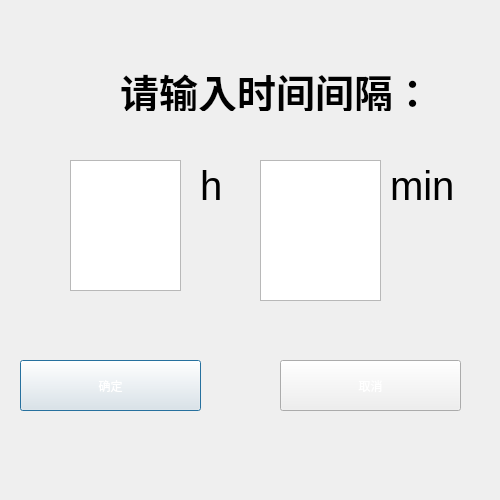
<?xml version="1.0" encoding="UTF-8"?>
<ui version="4.0">
 <class>Set_interval</class>
 <widget class="QDialog" name="Set_interval">
  <property name="geometry">
   <rect>
    <x>0</x>
    <y>0</y>
    <width>500</width>
    <height>500</height>
   </rect>
  </property>
  <property name="windowTitle">
   <string>Dialog</string>
  </property>
  <property name="styleSheet">
   <string notr="true">background-image: url(:/tubiao/guo.png);</string>
  </property>
  <widget class="QPushButton" name="P_sure">
   <property name="geometry">
    <rect>
     <x>20</x>
     <y>360</y>
     <width>181</width>
     <height>51</height>
    </rect>
   </property>
   <property name="styleSheet">
    <string notr="true">border-image: url(:/tubiao/10.png);
color: rgb(255, 255, 255);
font: 75 18pt &quot;Arial&quot;;</string>
   </property>
   <property name="text">
    <string>确定</string>
   </property>
  </widget>
  <widget class="QPushButton" name="P_quit">
   <property name="geometry">
    <rect>
     <x>280</x>
     <y>360</y>
     <width>181</width>
     <height>51</height>
    </rect>
   </property>
   <property name="styleSheet">
    <string notr="true">border-image: url(:/tubiao/10.png);
color: rgb(255, 255, 255);
font: 75 18pt &quot;Arial&quot;;</string>
   </property>
   <property name="text">
    <string>取消</string>
   </property>
  </widget>
  <widget class="Text_up" name="P_textedit">
   <property name="geometry">
    <rect>
     <x>70</x>
     <y>160</y>
     <width>111</width>
     <height>131</height>
    </rect>
   </property>
   <property name="styleSheet">
    <string notr="true">font: 87 36pt &quot;Arial&quot;;</string>
   </property>
   <property name="html">
    <string>&lt;!DOCTYPE HTML PUBLIC &quot;-//W3C//DTD HTML 4.0//EN&quot; &quot;http://www.w3.org/TR/REC-html40/strict.dtd&quot;&gt;
&lt;html&gt;&lt;head&gt;&lt;meta name=&quot;qrichtext&quot; content=&quot;1&quot; /&gt;&lt;style type=&quot;text/css&quot;&gt;
p, li { white-space: pre-wrap; }
&lt;/style&gt;&lt;/head&gt;&lt;body style=&quot; font-family:'Arial'; font-size:36pt; font-weight:80; font-style:normal;&quot;&gt;
&lt;p style=&quot;-qt-paragraph-type:empty; margin-top:0px; margin-bottom:0px; margin-left:0px; margin-right:0px; -qt-block-indent:0; text-indent:0px; font-size:72pt;&quot;&gt;&lt;br /&gt;&lt;/p&gt;&lt;/body&gt;&lt;/html&gt;</string>
   </property>
  </widget>
  <widget class="QLabel" name="S_word">
   <property name="geometry">
    <rect>
     <x>120</x>
     <y>70</y>
     <width>351</width>
     <height>41</height>
    </rect>
   </property>
   <property name="font">
    <font>
     <family>楷体</family>
     <pointsize>29</pointsize>
     <weight>75</weight>
     <bold>true</bold>
    </font>
   </property>
   <property name="text">
    <string>请输入时间间隔：</string>
   </property>
  </widget>
  <widget class="QLabel" name="S_h">
   <property name="geometry">
    <rect>
     <x>200</x>
     <y>160</y>
     <width>41</width>
     <height>51</height>
    </rect>
   </property>
   <property name="font">
    <font>
     <pointsize>30</pointsize>
     <weight>50</weight>
     <bold>false</bold>
    </font>
   </property>
   <property name="text">
    <string>h</string>
   </property>
  </widget>
  <widget class="Text_up" name="P_textedit1">
   <property name="geometry">
    <rect>
     <x>260</x>
     <y>160</y>
     <width>121</width>
     <height>141</height>
    </rect>
   </property>
   <property name="styleSheet">
    <string notr="true">font: 87 36pt &quot;Arial&quot;;</string>
   </property>
   <property name="html">
    <string>&lt;!DOCTYPE HTML PUBLIC &quot;-//W3C//DTD HTML 4.0//EN&quot; &quot;http://www.w3.org/TR/REC-html40/strict.dtd&quot;&gt;
&lt;html&gt;&lt;head&gt;&lt;meta name=&quot;qrichtext&quot; content=&quot;1&quot; /&gt;&lt;style type=&quot;text/css&quot;&gt;
p, li { white-space: pre-wrap; }
&lt;/style&gt;&lt;/head&gt;&lt;body style=&quot; font-family:'Arial'; font-size:36pt; font-weight:80; font-style:normal;&quot;&gt;
&lt;p style=&quot;-qt-paragraph-type:empty; margin-top:0px; margin-bottom:0px; margin-left:0px; margin-right:0px; -qt-block-indent:0; text-indent:0px; font-size:72pt;&quot;&gt;&lt;br /&gt;&lt;/p&gt;&lt;/body&gt;&lt;/html&gt;</string>
   </property>
  </widget>
  <widget class="QLabel" name="S_min">
   <property name="geometry">
    <rect>
     <x>390</x>
     <y>170</y>
     <width>101</width>
     <height>31</height>
    </rect>
   </property>
   <property name="font">
    <font>
     <pointsize>30</pointsize>
     <weight>50</weight>
     <bold>false</bold>
    </font>
   </property>
   <property name="text">
    <string>min</string>
   </property>
  </widget>
 </widget>
 <customwidgets>
  <customwidget>
   <class>Text_up</class>
   <extends>QTextEdit</extends>
   <header location="global">text_up.h</header>
  </customwidget>
 </customwidgets>
 <resources/>
 <connections/>
</ui>
